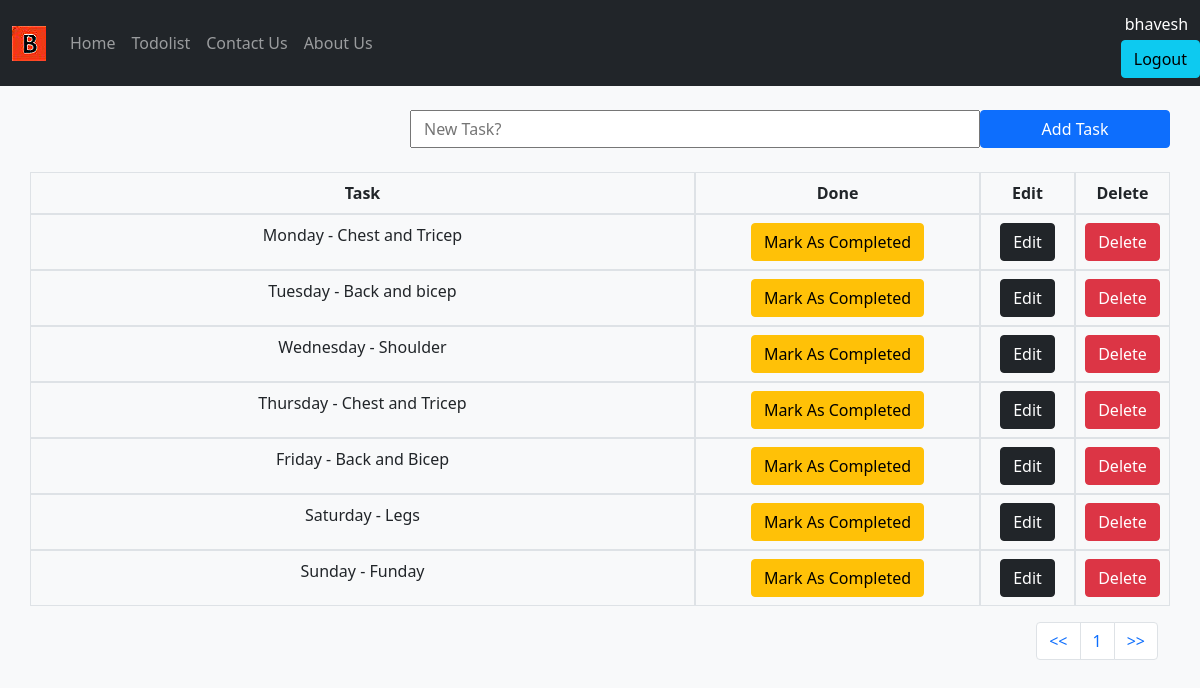
The page /todolist/ (signed in) on the database its author committed.
### todolist_app/models.py (models this page shows, shortened)
class TaskList(models.Model):
    manage = models.ForeignKey(User,on_delete=models.CASCADE,default=None)
    task = models.CharField(max_length=300)
    done = models.BooleanField(default=False)

### todolist_app/views.py (the view)
# urls.py: path('todolist/',include('todolist_app.urls')),
@login_required
def todolist(request):
    if request.method == "POST":
        form = TaskForms(request.POST or None)
        if form.is_valid():
            instance = form.save(commit=False)
            instance.manage = request.user
            instance.save()
        messages.success(request,("New Task Added!"))
        return redirect('todolist')
    else:
        all_tasks = TaskList.objects.filter(manage=request.user)
        paginator = Paginator(all_tasks,7)
        page = request.GET.get('pg')
        all_tasks = paginator.get_page(page)
        return render(request,'todolist.html',{'all_tasks': all_tasks})

### todolist_app/templates/todolist.html (shortened to what this page needs)
{% extends 'base.html'%}
{%block content%}
       <div class = "container">
       <form method="POST" class="row">
          <label class="col-lg-4"></label>
          <input type="text" class="col-lg-6 " name="task" placeholder="New Task?">
          <button type="submit" class="btn btn-primary col-lg-2 mx-0">Add Task</button>
        </form>
            <table class="table table-bordered text-center">
            <tr class="row">
              <th class="col-7">Task</th>
              <th class="col-3">Done</th>
              <th class="col-1">Edit</th>
              <th class="col-1">Delete</th>
            </tr>
          <tbody>
      {% if all_tasks %}
          {% for obj in all_tasks %}
              {% if obj.done %}
              <tr class="table-success row">
                <td class="col-7"><del>{{obj.task}}</del></td>
                <td class="col-3"><a href="{%url 'pending_task' obj.id %}"><button type="button" class="btn btn-warning">Mark As Pending</button></a></td>
                <td class="col-1"><a href="{%url 'edit_task' obj.id %}"><button type="button" class="btn btn-dark">Edit</button></a></td>
                <td class="col-1"><a href="{%url 'delete_task' obj.id %}"><button type="button" class="btn btn-danger">Delete</button></a></td>
              </tr class="row">
             {% else %}
              <tr class="row">
                <td class="col-7"> {{obj.task}}</td>
                <td class="col-3"><a href="{%url 'complete_task' obj.id %}"><button type="button" class="btn btn-warning">Mark As Completed</button></a></td>
                <td class="col-1"><a href="{%url 'edit_task' obj.id %}"><button type="button" class="btn btn-dark">Edit</button></a></td>
                <td class="col-1"><a href="{%url 'delete_task' obj.id %}"><button type="button" class="btn btn-danger">Delete</button></a></td>
              </tr>
               {% endif%}
          {% endfor %}
      {% endif%}
          </tbody>
        </table>
             <nav aria-label="Page navigation example">
                  <ul class="pagination justify-content-end">
                     <li class="page-item"><a class="page-link" href="?pg=1"><<</a></li>
                     <li class="page-item"><a class="page-link" href="?pg={{ all_tasks.number }}">{{ all_tasks.number }}</a></li>
                     <li class="page-item"><a class="page-link" href="?pg={{ all_tasks.paginator.num_pages }}">>></a></li>
                  </ul>
             </nav>
      </div>
{%endblock content%}

### templates/base.html (shortened to what this page needs)
{%load static %}
<!doctype html>
<html lang="en">
  <head>
    <link href="https://cdn.jsdelivr.net/npm/bootstrap@5.0.2/dist/css/bootstrap.min.css" rel="stylesheet">
    <nav class="navbar navbar-expand-lg navbar-dark bg-dark">
        <div class="container-fluid">
          <a class="navbar-brand" href="{%url 'index'%}"><img src="{% static 'images/logo1.png'%}" alt="Taskmate"></a>
          <div class="collapse navbar-collapse" id="navbarNav">
            <ul class="navbar-nav">
              <li class="nav-item">
                <a class="nav-link" href="{%url 'index'%}">Home</a>
              </li>
              <li class="nav-item">
                <a class="nav-link" href="{%url 'todolist'%}">Todolist</a>
              </li>
              <li class="nav-item">
                <a class="nav-link" href="{%url 'contact'%}">Contact Us</a>
              </li>
              <li class="nav-item">
                <a class="nav-link" href="{%url 'about'%}">About Us</a>
              </li>
            </ul>
          </div>
        </div>
        {% if user.is_authenticated %}
        <div class="form-inline my-2 my-lg-0">
          <div class="p-1 bg-dark text-white">{{ user.username }}</div>
          <a href="{% url 'logout' %}">
          <button class="btn btn-info my-2 my-sm-0" type="submit">Logout</button>
          </a>
        </div>
        {% endif %}
      </nav>
  </head>
  <body class="bg-light">
    {%block content%}
    {%endblock content%}
  </body>
</html>

### rows shown on the page
TaskList: task "Monday - Chest and Tricep"
TaskList: task "Tuesday - Back and bicep"
TaskList: task "Wednesday - Shoulder"
TaskList: task "Thursday - Chest and Tricep"
TaskList: task "Friday - Back and Bicep"
TaskList: task "Saturday - Legs"
TaskList: task "Sunday - Funday"

### other values the page prints
{{ user.username }} "bhavesh"
{{ all_tasks.number }} "1"
